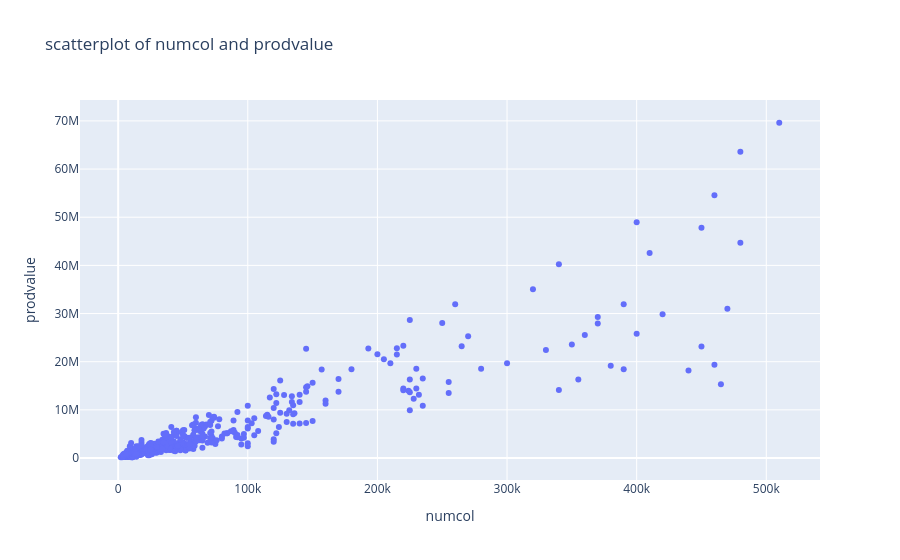

Notebook cell for this chart:
### Code cell
#Scatter plot useing plotly 
import plotly.express as px
fig = px.scatter(data,x='numcol', y='prodvalue', title='scatterplot of numcol and prodvalue')
fig.show()

### Figure 1 — Plotly figure (JSON) as saved in the notebook; plotly's stock layout.template omitted (floating-point values rounded to 4 significant figures; data arrays with more than 128 entries replaced by an {"elided": "..."} marker saying what was removed)
{"data": [{"hovertemplate": "numcol=%{x}<br>prodvalue=%{y}<extra></extra>", "legendgroup": "", "marker": {"color": "#636efa", "symbol": "circle"}, "mode": "markers", "name": "", "orientation": "v", "showlegend": false, "type": "scatter", "x": {"elided": "626 int values"}, "xaxis": "x", "y": {"elided": "626 int values"}, "yaxis": "y"}], "layout": {"legend": {"tracegroupgap": 0}, "title": {"text": "scatterplot of numcol and prodvalue"}, "xaxis": {"anchor": "y", "domain": [0, 1], "title": {"text": "numcol"}}, "yaxis": {"anchor": "x", "domain": [0, 1], "title": {"text": "prodvalue"}}}}
